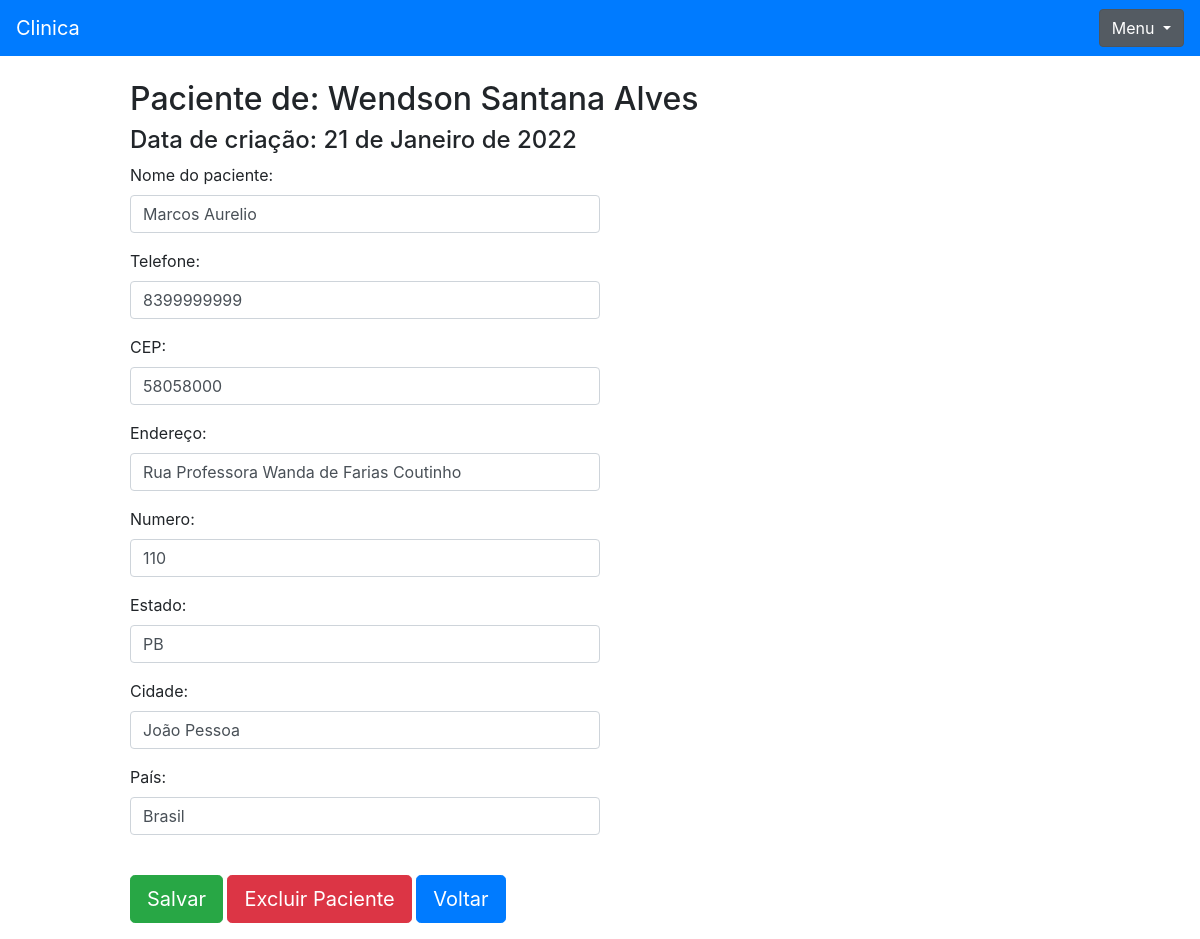
The page /paciente/ver_paciente/2 (signed in) on the database its author committed.
### paciente/models.py (models this page shows, shortened)
class Pacientes(models.Model):
    nome = models.CharField(max_length=100)
    telefone = models.CharField(max_length=20)
    cep = models.CharField(max_length=10)
    endereco = models.CharField(max_length=50)
    numero = models.CharField(max_length=10)
    estado = models.CharField(max_length=2)
    cidade = models.CharField(max_length=20)
    territorio = models.CharField(max_length=20, default="Brasil")
    data_criacao = models.DateField(default=date.today)
    medico = models.ForeignKey(Medicos, on_delete=models.DO_NOTHING)
    class Meta:
        verbose_name = "Paciente"

### medico/models.py (models this page shows, shortened)
class Medicos(models.Model):
    nome = models.CharField(max_length=50)
    email = models.EmailField()
    senha = models.CharField(max_length=100)
    data_criacao = models.DateField(default=date.today)
    class Meta:
        verbose_name = "Medico"

### paciente/views.py (the view)
# urls.py: path('ver_paciente/<int:id>', views.ver_pacientes, name="ver_pacientes"),
def ver_pacientes(request, id):
    if request.session.get('medico'):
        pacientes = Pacientes.objects.get(id=id)
        if request.session.get('medico') == pacientes.medico.id:
            medico_atual = Medicos.objects.all()
            form = CadastroPaciente()
            form.fields['medico'].initial = request.session['medico']
            form.fields['data_criacao'].initial = request.session['medico']
            return render(request, 'ver_paciente.html', {'paciente': pacientes, 'medico_atual': medico_atual, 'medico_logado': request.session.get('medico'), 'form': form, 'id_paciente': id})
        else:
            return redirect('/paciente/home/?cadastro_paciente=2')
    return redirect('/auth/login/?status=2')

### paciente/forms.py
class CadastroPaciente(forms.ModelForm):
    class Meta:
        model = Pacientes
        fields = "__all__"
    def __init__(self, *args, **kwargs):
        super().__init__(*args, **kwargs)
        self.fields['medico'].widget = forms.HiddenInput()
        self.fields['data_criacao'].widget = forms.HiddenInput()

### paciente/templates/ver_paciente.html (shortened to what this page needs)
{% extends 'base.html' %}
{% block 'conteudo' %}
<div style="padding-left: 100px; padding-right:100px; "  class="container">
    <br>
    <h2>Paciente de: {{paciente.medico.nome}}</h2>
    <h4> Data de criação: {{paciente.data_criacao}}</h3>
    <form action="{% url 'alterar_paciente' %}" method="POST">
        <p>
            <label> Nome do paciente:</label>
            <input style="width: 50%;" type="text" class="form-control"  value="{{paciente.nome}}" name="paciente_nome">
        </p>
        <p>
            <label> Telefone:</label>
            <input style="width: 50%;" type="text" class="form-control" value="{{paciente.telefone}}" name="paciente_telefone">
        </p>
        <p>
            <label> CEP:</label>
            <input style="width: 50%;" type="text" class="form-control"id="id_cep" value="{{paciente.cep}}" name="paciente_cep">
        </p>
        <p>
            <label> Endereço:</label>
            <input style="width: 50%;" type="text" class="form-control" id="id_endereco" value="{{paciente.endereco}}" name="paciente_endereco">
        </p>
        <p>
          <label> Numero:</label>
          <input style="width: 50%;" type="text" class="form-control" id="id_numero" value="{{paciente.numero}}" name="paciente_numero">
        </p>
        <p>
            <label> Estado:</label>
            <input style="width: 50%;" type="text" class="form-control" id="id_estado" value="{{paciente.estado}}" name="paciente_estado">
        </p>
        <p>
            <label> Cidade:</label>
            <input style="width: 50%;" type="text" class="form-control" id="id_cidade" value="{{paciente.cidade}}" name="paciente_cidade">
        </p>
        <p>
            <label> País:</label>
            <input style="width: 50%;" type="text" class="form-control" value="{{paciente.territorio}}"  name="paciente_territorio">
        </p>
        <br>
            <input style="display: inline-block;" type="submit" class="btn btn-success btn-lg" value="Salvar">
            <button type="button" class="btn btn-danger btn-lg" data-toggle="modal" data-target="#exampleModal2">
                Excluir Paciente
              </button>
              <a href="{% url 'home' %}" class="btn btn-primary btn-lg" >Voltar</a>
        </form>
    </div>
{% endblock  %}

### rows shown on the page
Pacientes: medico.nome "Wendson Santana Alves", data_criacao "21 de Janeiro de 2022", paciente_nome "Marcos Aurelio", paciente_telefone "8399999999", paciente_cep "58058000", paciente_endereco "Rua Professora Wanda de Farias Coutinho", paciente_numero "110", paciente_estado "PB", paciente_cidade "João Pessoa", paciente_territorio "Brasil"
